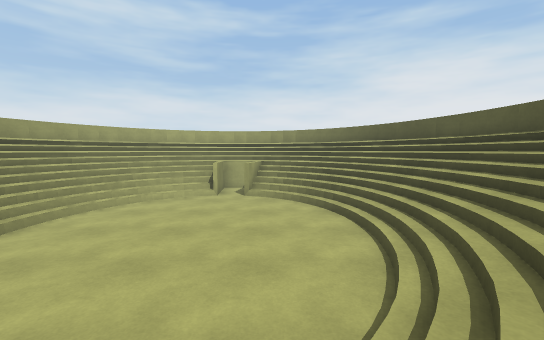
View 1 (above)

12 first-person views from a walk through a scene from a Unity 3-D project. The camera is 1.2 m above the floor, tilts 4° down and sees 90° across. The floor is counted in squares, 1 m on a side. Each view is taken from the middle of a square. On the plan, view 1 faces up. The plan holds only what a view shows up to about 13 squares ahead; the rest is blank. The player is left out. Some animated figures are not drawn.

View 2
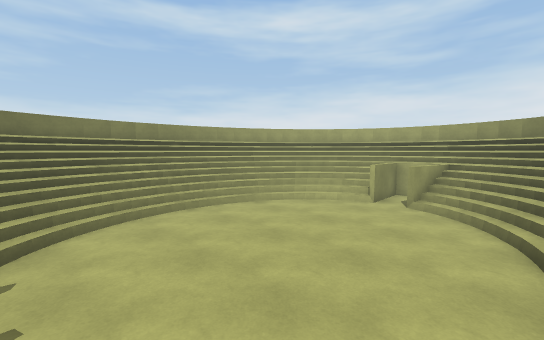

View 3
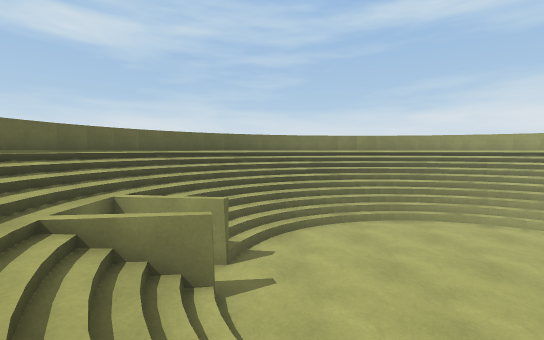

View 4
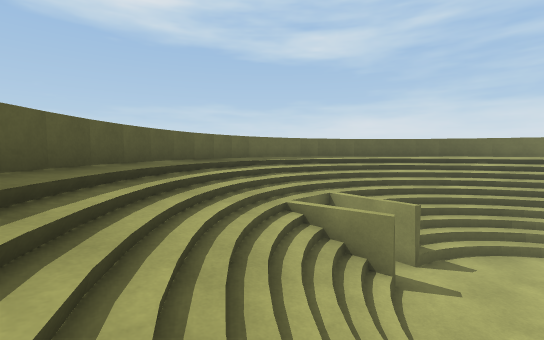

View 5
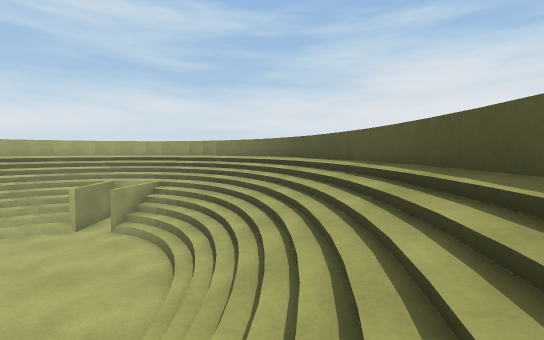

View 6
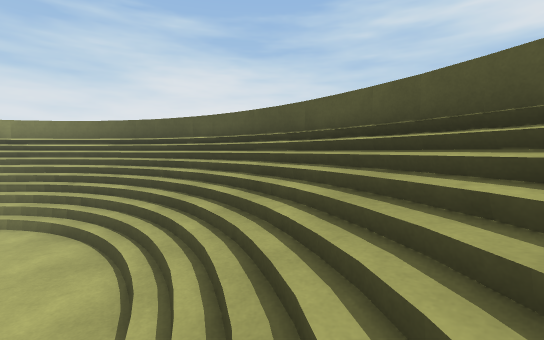

View 7
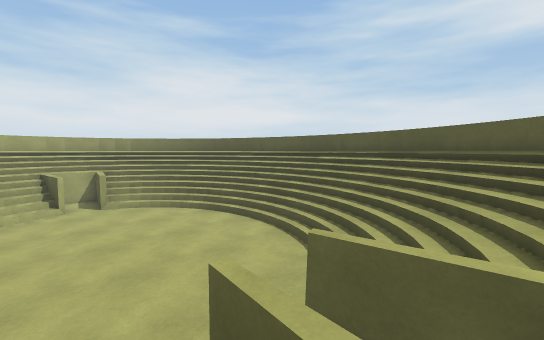

View 8
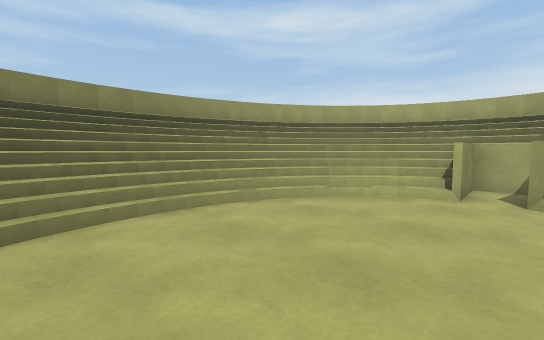

View 9
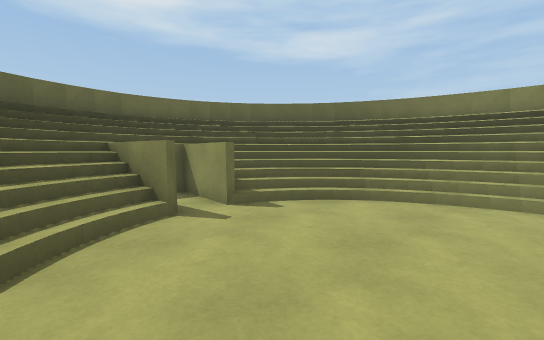

View 10
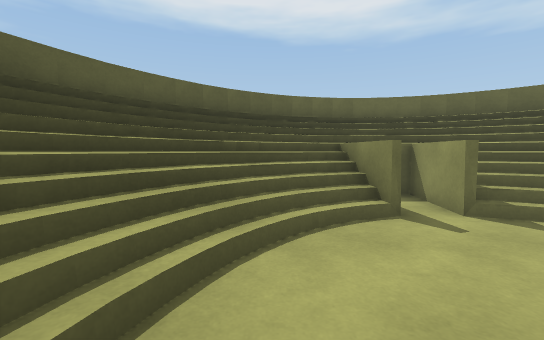

View 11
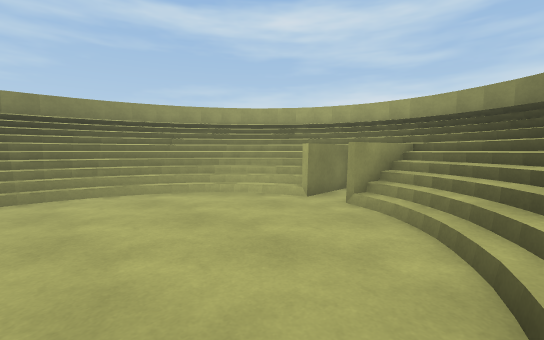

View 12
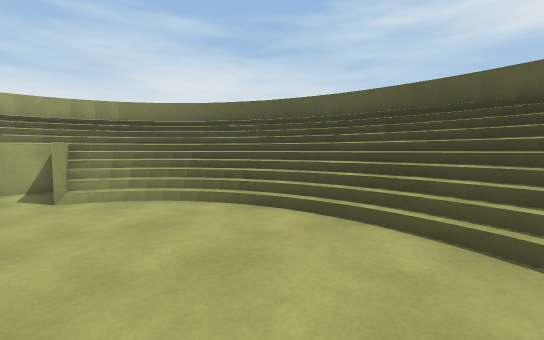

### Floor plan
Key: @ floor where view 1 was taken; # wall or solid block; . main floor; : floor 0.25 m higher than the main floor; / step, stairs or slope; = window, fence, low wall or low ledge; ^ raised ledge.
Columns run from 11 left of view 1 to 7 right of it. Each row starts with its distance up from view 1.
 17        ^^^^^
 16      ^^/////^^
 15    #=/////////^=
 14   #=///////////^
 13   =//////.#/////^
 12  #=/////=.=/////==
 11  =//////...//////^
 10  ^/////...../////^
  9  #////.......////^
  8  ^////.......////=
  7 ==////........////=
  6 #=////........////=
  5  =////........////#
  4  ^///:.......////=#
  3  =/////...../////^
  2  =//////...//////=
  1   ^/////#.#/////^
  0   ^/////=.=@////^
 -1   =^/////./////^
 -2    ==/////////^#
 -3     =^///////^=
 -4       =^^^^^^

Where each view was taken, in squares from view 1:
view 1: 0 up, 0 right, facing up
view 2: 2 up, 2 right, facing up-left
view 3: 2 up, 3 right, facing left
view 4: 3 up, 4 right, facing down-left
view 5: 3 up, 4 right, facing up
view 6: 1 up, 1 right, facing up-right
view 7: 1 down, 4 left, facing up-right
view 8: 4 up, 1 left, facing up-left
view 9: 6 up, 1 right, facing down-left
view 10: 6 up, 1 right, facing down
view 11: 6 up, 2 right, facing up-left
view 12: 4 up, 2 left, facing up-right
